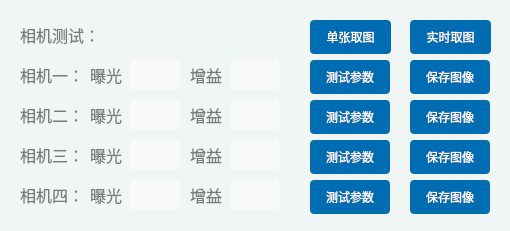
    <widget class="QWidget" name="camgridWidget" native="true">
     <property name="geometry">
      <rect>
       <x>910</x>
       <y>639</y>
       <width>510</width>
       <height>231</height>
      </rect>
     </property>
     <property name="styleSheet">
      <string notr="true">background-color: #f0f5f5;</string>
     </property>
     <widget class="QLabel" name="label_78">
      <property name="geometry">
       <rect>
        <x>170</x>
        <y>140</y>
        <width>40</width>
        <height>30</height>
       </rect>
      </property>
      <property name="font">
       <font>
        <family>Microsoft YaHei</family>
        <pointsize>12</pointsize>
       </font>
      </property>
      <property name="styleSheet">
       <string notr="true">color: rgba(0,0,0,0.5);</string>
      </property>
      <property name="text">
       <string/>
      </property>
     </widget>
     <widget class="QLineEdit" name="lineEditG1Now">
      <property name="geometry">
       <rect>
        <x>230</x>
        <y>60</y>
        <width>50</width>
        <height>30</height>
       </rect>
      </property>
      <property name="styleSheet">
       <string notr="true">background: #f7f9fa;
border-radius: 4px;
padding-left: 2px;
font-size: 14px;
color: rgba(0,0,0,0.8);</string>
      </property>
     </widget>
     <widget class="QLabel" name="label_80">
      <property name="geometry">
       <rect>
        <x>20</x>
        <y>60</y>
        <width>60</width>
        <height>30</height>
       </rect>
      </property>
      <property name="font">
       <font>
        <family>Microsoft YaHei</family>
        <pointsize>12</pointsize>
       </font>
      </property>
      <property name="styleSheet">
       <string notr="true">color: rgba(0,0,0,0.5);</string>
      </property>
      <property name="text">
       <string>相机一：</string>
      </property>
     </widget>
     <widget class="QLineEdit" name="lineEditE1Now">
      <property name="geometry">
       <rect>
        <x>130</x>
        <y>60</y>
        <width>50</width>
        <height>30</height>
       </rect>
      </property>
      <property name="styleSheet">
       <string notr="true">background: #f7f9fa;
border-radius: 4px;
padding-left: 2px;
font-size: 14px;
color: rgba(0,0,0,0.8);</string>
      </property>
     </widget>
     <widget class="QLabel" name="label_79">
      <property name="geometry">
       <rect>
        <x>90</x>
        <y>60</y>
        <width>40</width>
        <height>30</height>
       </rect>
      </property>
      <property name="font">
       <font>
        <family>Microsoft YaHei</family>
        <pointsize>12</pointsize>
       </font>
      </property>
      <property name="styleSheet">
       <string notr="true">color: rgba(0,0,0,0.5);</string>
      </property>
      <property name="text">
       <string>曝光</string>
      </property>
     </widget>
     <widget class="QLabel" name="label_85">
      <property name="geometry">
       <rect>
        <x>190</x>
        <y>60</y>
        <width>40</width>
        <height>30</height>
       </rect>
      </property>
      <property name="font">
       <font>
        <family>Microsoft YaHei</family>
        <pointsize>12</pointsize>
       </font>
      </property>
      <property name="styleSheet">
       <string notr="true">color: rgba(0,0,0,0.5);</string>
      </property>
      <property name="text">
       <string>增益</string>
      </property>
     </widget>
     <widget class="QLineEdit" name="lineEditG2Now">
      <property name="geometry">
       <rect>
        <x>230</x>
        <y>100</y>
        <width>50</width>
        <height>30</height>
       </rect>
      </property>
      <property name="styleSheet">
       <string notr="true">background: #f7f9fa;
border-radius: 4px;
padding-left: 2px;
font-size: 14px;
color: rgba(0,0,0,0.8);</string>
      </property>
     </widget>
     <widget class="QLabel" name="label_84">
      <property name="geometry">
       <rect>
        <x>20</x>
        <y>100</y>
        <width>60</width>
        <height>30</height>
       </rect>
      </property>
      <property name="font">
       <font>
        <family>Microsoft YaHei</family>
        <pointsize>12</pointsize>
       </font>
      </property>
      <property name="styleSheet">
       <string notr="true">color: rgba(0,0,0,0.5);</string>
      </property>
      <property name="text">
       <string>相机二：</string>
      </property>
     </widget>
     <widget class="QLineEdit" name="lineEditE2Now">
      <property name="geometry">
       <rect>
        <x>130</x>
        <y>100</y>
        <width>50</width>
        <height>30</height>
       </rect>
      </property>
      <property name="styleSheet">
       <string notr="true">background: #f7f9fa;
border-radius: 4px;
padding-left: 2px;
font-size: 14px;
color: rgba(0,0,0,0.8);</string>
      </property>
     </widget>
     <widget class="QLabel" name="label_87">
      <property name="geometry">
       <rect>
        <x>90</x>
        <y>100</y>
        <width>40</width>
        <height>30</height>
       </rect>
      </property>
      <property name="font">
       <font>
        <family>Microsoft YaHei</family>
        <pointsize>12</pointsize>
       </font>
      </property>
      <property name="styleSheet">
       <string notr="true">color: rgba(0,0,0,0.5);</string>
      </property>
      <property name="text">
       <string>曝光</string>
      </property>
     </widget>
     <widget class="QLabel" name="label_88">
      <property name="geometry">
       <rect>
        <x>190</x>
        <y>100</y>
        <width>40</width>
        <height>30</height>
       </rect>
      </property>
      <property name="font">
       <font>
        <family>Microsoft YaHei</family>
        <pointsize>12</pointsize>
       </font>
      </property>
      <property name="styleSheet">
       <string notr="true">color: rgba(0,0,0,0.5);</string>
      </property>
      <property name="text">
       <string>增益</string>
      </property>
     </widget>
     <widget class="QLabel" name="label_89">
      <property name="geometry">
       <rect>
        <x>90</x>
        <y>180</y>
        <width>40</width>
        <height>30</height>
       </rect>
      </property>
      <property name="font">
       <font>
        <family>Microsoft YaHei</family>
        <pointsize>12</pointsize>
       </font>
      </property>
      <property name="styleSheet">
       <string notr="true">color: rgba(0,0,0,0.5);</string>
      </property>
      <property name="text">
       <string>曝光</string>
      </property>
     </widget>
     <widget class="QLineEdit" name="lineEditG4Now">
      <property name="geometry">
       <rect>
        <x>230</x>
        <y>180</y>
        <width>50</width>
        <height>30</height>
       </rect>
      </property>
      <property name="styleSheet">
       <string notr="true">background: #f7f9fa;
border-radius: 4px;
padding-left: 2px;
font-size: 14px;
color: rgba(0,0,0,0.8);</string>
      </property>
     </widget>
     <widget class="QLabel" name="label_90">
      <property name="geometry">
       <rect>
        <x>190</x>
        <y>180</y>
        <width>40</width>
        <height>30</height>
       </rect>
      </property>
      <property name="font">
       <font>
        <family>Microsoft YaHei</family>
        <pointsize>12</pointsize>
       </font>
      </property>
      <property name="styleSheet">
       <string notr="true">color: rgba(0,0,0,0.5);</string>
      </property>
      <property name="text">
       <string>增益</string>
      </property>
     </widget>
     <widget class="QLineEdit" name="lineEditG3Now">
      <property name="geometry">
       <rect>
        <x>230</x>
        <y>140</y>
        <width>50</width>
        <height>30</height>
       </rect>
      </property>
      <property name="styleSheet">
       <string notr="true">background: #f7f9fa;
border-radius: 4px;
padding-left: 2px;
font-size: 14px;
color: rgba(0,0,0,0.8);</string>
      </property>
     </widget>
     <widget class="QLabel" name="label_91">
      <property name="geometry">
       <rect>
        <x>20</x>
        <y>180</y>
        <width>60</width>
        <height>30</height>
       </rect>
      </property>
      <property name="font">
       <font>
        <family>Microsoft YaHei</family>
        <pointsize>12</pointsize>
       </font>
      </property>
      <property name="styleSheet">
       <string notr="true">color: rgba(0,0,0,0.5);</string>
      </property>
      <property name="text">
       <string>相机四：</string>
      </property>
     </widget>
     <widget class="QLabel" name="label_92">
      <property name="geometry">
       <rect>
        <x>20</x>
        <y>140</y>
        <width>60</width>
        <height>30</height>
       </rect>
      </property>
      <property name="font">
       <font>
        <family>Microsoft YaHei</family>
        <pointsize>12</pointsize>
       </font>
      </property>
      <property name="styleSheet">
       <string notr="true">color: rgba(0,0,0,0.5);</string>
      </property>
      <property name="text">
       <string>相机三：</string>
      </property>
     </widget>
     <widget class="QLineEdit" name="lineEditE4Now">
      <property name="geometry">
       <rect>
        <x>130</x>
        <y>180</y>
        <width>50</width>
        <height>30</height>
       </rect>
      </property>
      <property name="styleSheet">
       <string notr="true">background: #f7f9fa;
border-radius: 4px;
padding-left: 2px;
font-size: 14px;
color: rgba(0,0,0,0.8);</string>
      </property>
     </widget>
     <widget class="QLineEdit" name="lineEditE3Now">
      <property name="geometry">
       <rect>
        <x>130</x>
        <y>140</y>
        <width>50</width>
        <height>30</height>
       </rect>
      </property>
      <property name="styleSheet">
       <string notr="true">background: #f7f9fa;
border-radius: 4px;
padding-left: 2px;
font-size: 14px;
color: rgba(0,0,0,0.8);</string>
      </property>
     </widget>
     <widget class="QLabel" name="label_93">
      <property name="geometry">
       <rect>
        <x>90</x>
        <y>140</y>
        <width>40</width>
        <height>30</height>
       </rect>
      </property>
      <property name="font">
       <font>
        <family>Microsoft YaHei</family>
        <pointsize>12</pointsize>
       </font>
      </property>
      <property name="styleSheet">
       <string notr="true">color: rgba(0,0,0,0.5);</string>
      </property>
      <property name="text">
       <string>曝光</string>
      </property>
     </widget>
     <widget class="QLabel" name="label_94">
      <property name="geometry">
       <rect>
        <x>190</x>
        <y>140</y>
        <width>40</width>
        <height>30</height>
       </rect>
      </property>
      <property name="font">
       <font>
        <family>Microsoft YaHei</family>
        <pointsize>12</pointsize>
       </font>
      </property>
      <property name="styleSheet">
       <string notr="true">color: rgba(0,0,0,0.5);</string>
      </property>
      <property name="text">
       <string>增益</string>
      </property>
     </widget>
     <widget class="QLabel" name="label_125">
      <property name="geometry">
       <rect>
        <x>20</x>
        <y>20</y>
        <width>91</width>
        <height>30</height>
       </rect>
      </property>
      <property name="font">
       <font>
        <family>Microsoft YaHei</family>
        <pointsize>12</pointsize>
       </font>
      </property>
      <property name="styleSheet">
       <string notr="true">color: rgba(0,0,0,0.5);</string>
      </property>
      <property name="text">
       <string>相机测试：</string>
      </property>
     </widget>
     <widget class="QPushButton" name="Buttonlive">
      <property name="geometry">
       <rect>
        <x>410</x>
        <y>20</y>
        <width>81</width>
        <height>34</height>
       </rect>
      </property>
      <property name="styleSheet">
       <string notr="true">background: #006db2;
border-radius: 4px;
color: white;</string>
      </property>
      <property name="text">
       <string>实时取图</string>
      </property>
     </widget>
     <widget class="QPushButton" name="Buttontest1">
      <property name="geometry">
       <rect>
        <x>310</x>
        <y>60</y>
        <width>80</width>
        <height>34</height>
       </rect>
      </property>
      <property name="styleSheet">
       <string notr="true">background: #006db2;
border-radius: 4px;
color: white;</string>
      </property>
      <property name="text">
       <string>测试参数</string>
      </property>
     </widget>
     <widget class="QPushButton" name="Buttonsaveimage1">
      <property name="geometry">
       <rect>
        <x>410</x>
        <y>60</y>
        <width>80</width>
        <height>34</height>
       </rect>
      </property>
      <property name="styleSheet">
       <string notr="true">background: #006db2;
border-radius: 4px;
color: white;</string>
      </property>
      <property name="text">
       <string>保存图像</string>
      </property>
     </widget>
     <widget class="QPushButton" name="Buttontest2">
      <property name="geometry">
       <rect>
        <x>310</x>
        <y>100</y>
        <width>80</width>
        <height>34</height>
       </rect>
      </property>
      <property name="styleSheet">
       <string notr="true">background: #006db2;
border-radius: 4px;
color: white;</string>
      </property>
      <property name="text">
       <string>测试参数</string>
      </property>
     </widget>
     <widget class="QPushButton" name="Buttonsaveimage2">
      <property name="geometry">
       <rect>
        <x>410</x>
        <y>100</y>
        <width>80</width>
        <height>34</height>
       </rect>
      </property>
      <property name="styleSheet">
       <string notr="true">background: #006db2;
border-radius: 4px;
color: white;</string>
      </property>
      <property name="text">
       <string>保存图像</string>
      </property>
     </widget>
     <widget class="QPushButton" name="Buttontest3">
      <property name="geometry">
       <rect>
        <x>310</x>
        <y>140</y>
        <width>80</width>
        <height>34</height>
       </rect>
      </property>
      <property name="styleSheet">
       <string notr="true">background: #006db2;
border-radius: 4px;
color: white;</string>
      </property>
      <property name="text">
       <string>测试参数</string>
      </property>
     </widget>
     <widget class="QPushButton" name="Buttonsaveimage3">
      <property name="geometry">
       <rect>
        <x>410</x>
        <y>140</y>
        <width>80</width>
        <height>34</height>
       </rect>
      </property>
      <property name="styleSheet">
       <string notr="true">background: #006db2;
border-radius: 4px;
color: white;</string>
      </property>
      <property name="text">
       <string>保存图像</string>
      </property>
     </widget>
     <widget class="QPushButton" name="Buttontest4">
      <property name="geometry">
       <rect>
        <x>310</x>
        <y>180</y>
        <width>80</width>
        <height>34</height>
       </rect>
      </property>
      <property name="styleSheet">
       <string notr="true">background: #006db2;
border-radius: 4px;
color: white;</string>
      </property>
      <property name="text">
       <string>测试参数</string>
      </property>
     </widget>
     <widget class="QPushButton" name="Buttonsaveimage4">
      <property name="geometry">
       <rect>
        <x>410</x>
        <y>180</y>
        <width>80</width>
        <height>34</height>
       </rect>
      </property>
      <property name="styleSheet">
       <string notr="true">background: #006db2;
border-radius: 4px;
color: white;</string>
      </property>
      <property name="text">
       <string>保存图像</string>
      </property>
     </widget>
     <widget class="QPushButton" name="Buttononeimage">
      <property name="geometry">
       <rect>
        <x>310</x>
        <y>20</y>
        <width>81</width>
        <height>34</height>
       </rect>
      </property>
      <property name="styleSheet">
       <string notr="true">background: #006db2;
border-radius: 4px;
color: white;</string>
      </property>
      <property name="text">
       <string>单张取图</string>
      </property>
     </widget>
    </widget>
